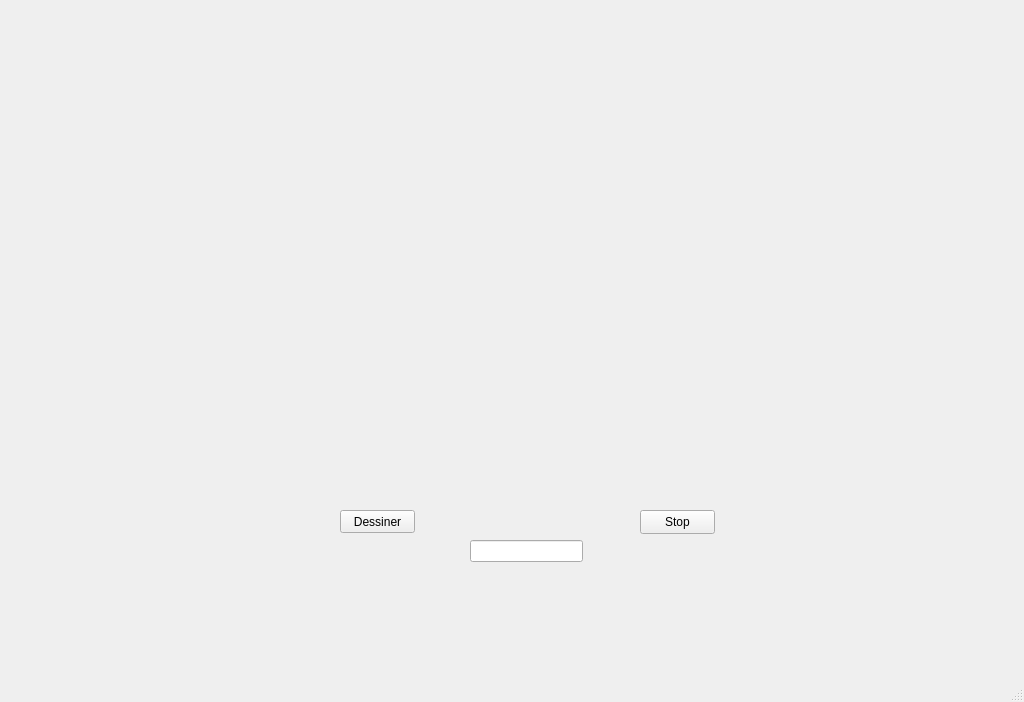
<?xml version="1.0" encoding="UTF-8"?>
<ui version="4.0">
 <class>MainWindow</class>
 <widget class="QMainWindow" name="MainWindow">
  <property name="geometry">
   <rect>
    <x>0</x>
    <y>0</y>
    <width>1024</width>
    <height>702</height>
   </rect>
  </property>
  <property name="windowTitle">
   <string>MainWindow</string>
  </property>
  <widget class="QWidget" name="centralwidget">
   <widget class="QWidget" name="verticalLayoutWidget">
    <property name="geometry">
     <rect>
      <x>40</x>
      <y>30</y>
      <width>941</width>
      <height>471</height>
     </rect>
    </property>
    <layout class="QVBoxLayout" name="verticalLayout"/>
   </widget>
   <widget class="QPushButton" name="pushButton">
    <property name="geometry">
     <rect>
      <x>340</x>
      <y>510</y>
      <width>75</width>
      <height>23</height>
     </rect>
    </property>
    <property name="text">
     <string>Dessiner</string>
    </property>
   </widget>
   <widget class="QPushButton" name="pushButton_2">
    <property name="geometry">
     <rect>
      <x>570</x>
      <y>700</y>
      <width>75</width>
      <height>23</height>
     </rect>
    </property>
    <property name="text">
     <string>Dessiner</string>
    </property>
   </widget>
   <widget class="QPushButton" name="pushButton_3">
    <property name="geometry">
     <rect>
      <x>640</x>
      <y>510</y>
      <width>75</width>
      <height>24</height>
     </rect>
    </property>
    <property name="text">
     <string>Stop</string>
    </property>
   </widget>
   <widget class="QLineEdit" name="lineEdit">
    <property name="geometry">
     <rect>
      <x>470</x>
      <y>540</y>
      <width>113</width>
      <height>22</height>
     </rect>
    </property>
   </widget>
  </widget>
  <widget class="QMenuBar" name="menubar">
   <property name="geometry">
    <rect>
     <x>0</x>
     <y>0</y>
     <width>1024</width>
     <height>22</height>
    </rect>
   </property>
  </widget>
  <widget class="QStatusBar" name="statusbar"/>
 </widget>
 <resources/>
 <connections/>
</ui>
